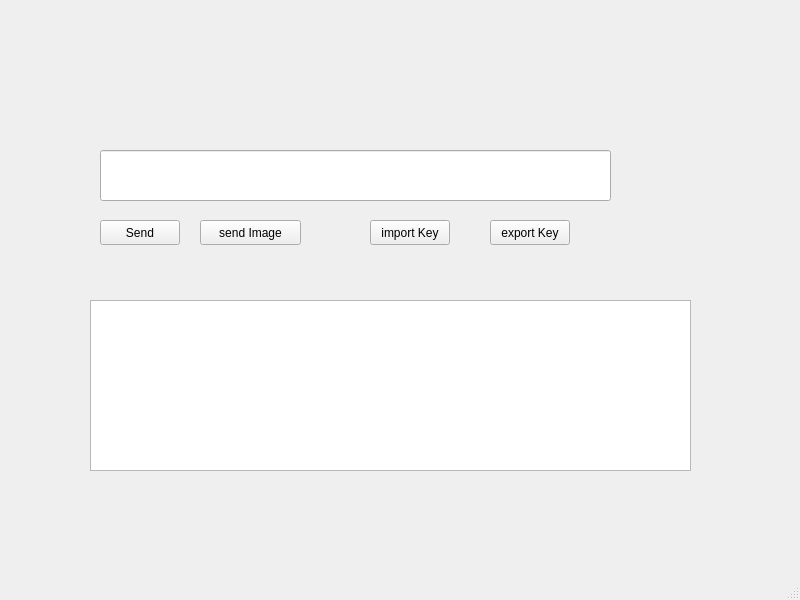
<?xml version="1.0" encoding="UTF-8"?>
<ui version="4.0">
 <class>MainWindow</class>
 <widget class="QMainWindow" name="MainWindow">
  <property name="geometry">
   <rect>
    <x>0</x>
    <y>0</y>
    <width>800</width>
    <height>600</height>
   </rect>
  </property>
  <property name="windowTitle">
   <string>MainWindow</string>
  </property>
  <widget class="QWidget" name="centralwidget">
   <widget class="QPushButton" name="sendButton">
    <property name="geometry">
     <rect>
      <x>100</x>
      <y>220</y>
      <width>80</width>
      <height>25</height>
     </rect>
    </property>
    <property name="text">
     <string>Send</string>
    </property>
   </widget>
   <widget class="QPushButton" name="sendImageButton">
    <property name="geometry">
     <rect>
      <x>200</x>
      <y>220</y>
      <width>101</width>
      <height>25</height>
     </rect>
    </property>
    <property name="text">
     <string>send Image</string>
    </property>
   </widget>
   <widget class="QPushButton" name="importKeyButton">
    <property name="geometry">
     <rect>
      <x>370</x>
      <y>220</y>
      <width>80</width>
      <height>25</height>
     </rect>
    </property>
    <property name="text">
     <string>import Key</string>
    </property>
   </widget>
   <widget class="QPushButton" name="exportKeyButton">
    <property name="geometry">
     <rect>
      <x>490</x>
      <y>220</y>
      <width>80</width>
      <height>25</height>
     </rect>
    </property>
    <property name="text">
     <string>export Key</string>
    </property>
   </widget>
   <widget class="QTextEdit" name="chatTextEdit">
    <property name="geometry">
     <rect>
      <x>90</x>
      <y>300</y>
      <width>601</width>
      <height>171</height>
     </rect>
    </property>
   </widget>
   <widget class="QLineEdit" name="inputLineEdit">
    <property name="geometry">
     <rect>
      <x>100</x>
      <y>150</y>
      <width>511</width>
      <height>51</height>
     </rect>
    </property>
   </widget>
  </widget>
  <widget class="QMenuBar" name="menubar">
   <property name="geometry">
    <rect>
     <x>0</x>
     <y>0</y>
     <width>800</width>
     <height>22</height>
    </rect>
   </property>
  </widget>
  <widget class="QStatusBar" name="statusbar"/>
 </widget>
 <resources/>
 <connections/>
</ui>
